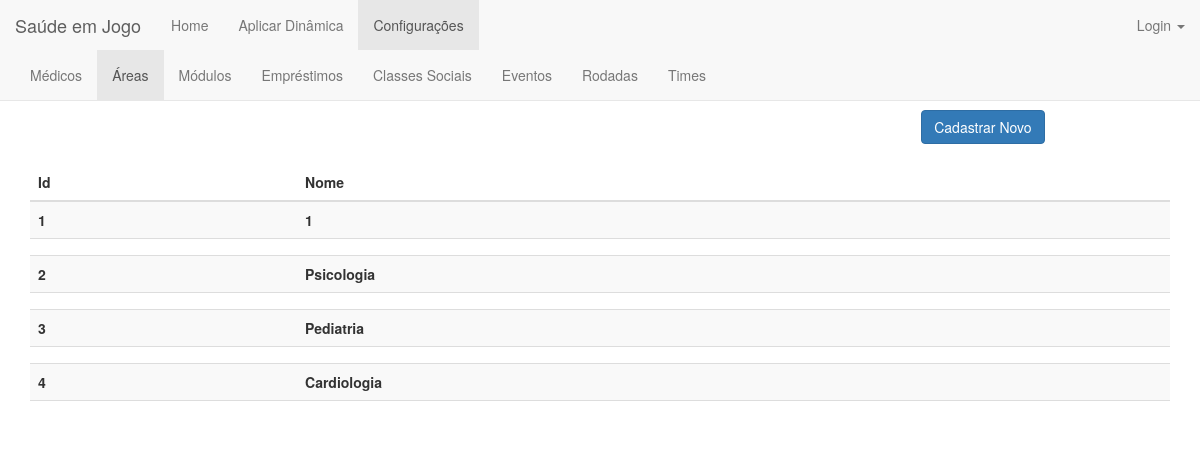
/area/, run on an earlier commit of the app's database.
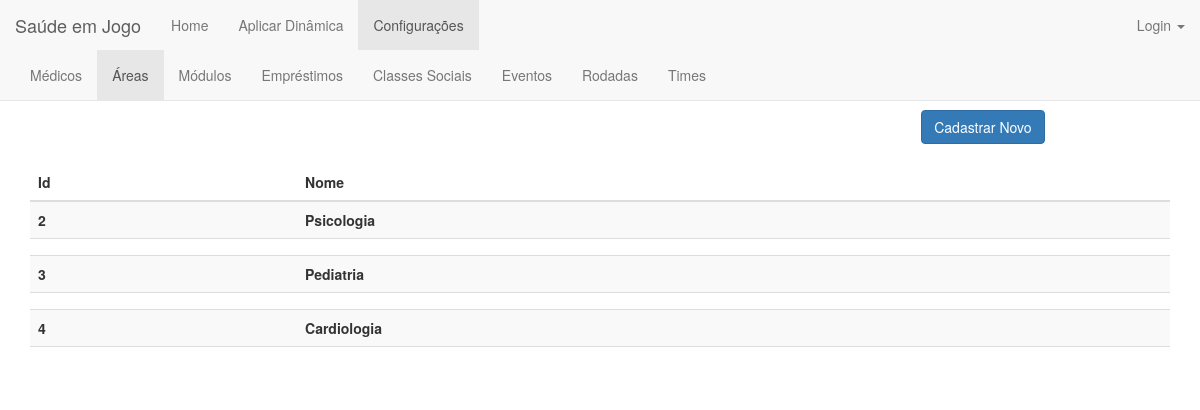
And on a later commit of the database.
### jogo/models.py (models this page shows, shortened)
class Area(models.Model):
    nome = models.CharField(max_length=200)
    def __str__(self):
        return self.nome

### jogo/views.py (the view)
# urls.py: url(r'^area/$', views.area_index, name='area_index'),
def area_index(request):
    areas = Area.objects.order_by('id')
    area_classe = Area_Classe_Social.objects.order_by('id')
    print (areas)
    print (area_classe)
    return render(request, 'area/area_index.html', {'area_classe':area_classe,'areas':areas})

### jogo/templates/area/area_index.html (shortened to what this page needs)
{% extends 'jogo/base_configuracoes.html' %}
{% load staticfiles %}
{% block area %}class="active"{% endblock %}
{% block body %}
<div class="container">
    <center><h1>Áreas</h1></center>
        <div align="right" style="margin-right: 11%">
            <a href="{% url 'jogo:area_new' %}"><button type="submit" class="btn btn-primary">Cadastrar Novo</button></a>
        </div>
        <br>
    <table class="table table-striped">
    {% with 0 as a %}
            <thead>
                <tr>
                    <th>Id</th>
                    <th>Nome</th>
                </tr>
                {% for area in areas%}
            </thead>
                    <tr>
                        <th data-toggle="collapse" data-target="#collapseinativo{{forloop.counter }}">{{area.id}}</th>
                        <th data-toggle="collapse" data-target="#collapseinativo{{forloop.counter }}">{{area.nome}}</th>
                    </tr>
                    <td colspan="2">
                    </td>
                {% endfor %}
    {% endwith %}
    </table>
</div>
{% endblock body %}

What changed in the data, as far as the page shows it:
removed Area: id "1", nome "1"
